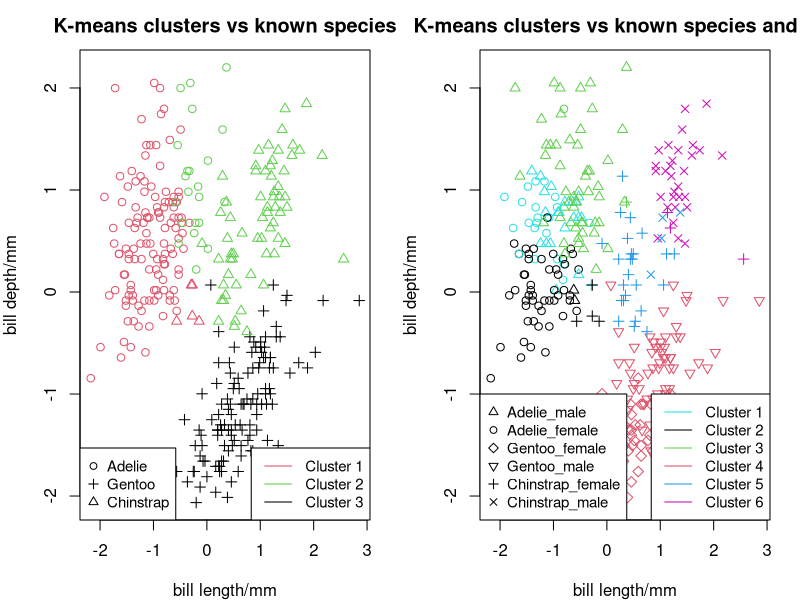
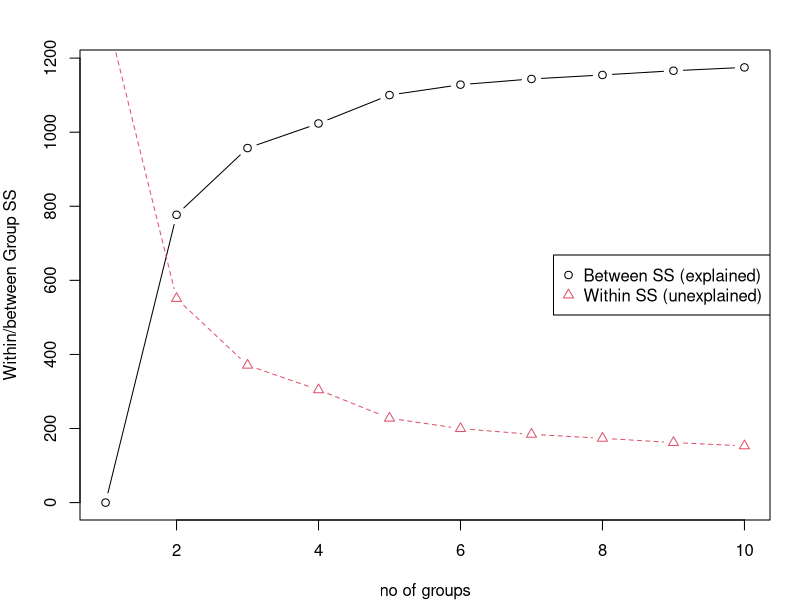

These charts were generated, in order, by the following R code:
install.packages("palmerpenguins")

penguins = palmerpenguins::penguins
head(penguins)
X.penguins = data.frame(na.omit(penguins))
X.penguins[, "species_sex"] <- rep(NA, nrow(X.penguins))

f = 0
for (j in factor(X.penguins$species)){
  for (k in factor(X.penguins$sex)) {
    ind <- which(X.penguins$species == j & X.penguins$sex == k)
    f <- paste(j, k, sep = "_")
    X.penguins[ind, "species_sex"] <- f
  }
}

X.penguins$species_sex <- as.factor(X.penguins$species_sex)


head(X.penguins)

set.seed(432)
Xpen = scale(X.penguins[,3:6], scale = T)
kmc3 = kmeans(Xpen, 3)



kmc6 = kmeans(Xpen, 6)
par(mfrow=c(1,2), mai = c(0.8, 0.8, 0.5, 0.3))
plot(Xpen[,1],Xpen[,2], col = kmc3$cluster, pch = as.integer(X.penguins$species), 
     main = "K-means clusters vs known species", 
     xlab = "bill length/mm", ylab = "bill depth/mm")
legend("bottomleft", legend = c(unique(X.penguins$species)), 
       pch = as.integer(unique(X.penguins$species)), bty = "o", cex = 0.9)
legend("bottomright", legend = c("Cluster 1", "Cluster 2", "Cluster 3"), 
       col = as.integer(unique(kmc3$cluster)), bty = "o", cex = 0.9, lty = 1)

plot(Xpen[,1],Xpen[,2], col = kmc6$cluster, pch = as.integer(X.penguins$species_sex), 
     main = "K-means clusters vs known species and sex", 
     xlab = "bill length/mm", ylab = "bill depth/mm")
legend("bottomleft", legend = c(unique(X.penguins$species_sex)), 
       pch = as.integer(unique(X.penguins$species_sex)), bty = "o", cex = 0.9)
legend("bottomright", legend = c("Cluster 1", "Cluster 2", "Cluster 3", "Cluster 4", "Cluster 5", "Cluster 6"), 
       col = as.integer(unique(kmc6$cluster)), bty = "o", cex = 0.9, lty = 1)

addmargins(table(X.penguins$species, kmc3$cluster))
addmargins(table(X.penguins$species_sex, kmc6$cluster))

maxk = 10 
bssvec = numeric(maxk) 
wssvec = numeric(maxk) 
for (k in 1:maxk) {
  kmcn = kmeans(Xpen, k) 
  bssvec[k] = kmcn$betweenss
  wssvec[k] = kmcn$tot.withinss 
}
par(mfrow=c(1,1))
plot(1:maxk, bssvec, type="b", xlab="no of groups", ylab="Within/between Group SS", main="")
points(1:maxk, wssvec, type="b", col=2, lty="dashed", pch=2)
legend("right", c("Between SS (explained)", "Within SS (unexplained)"), col=c(1,2), pch=c(1,2))






